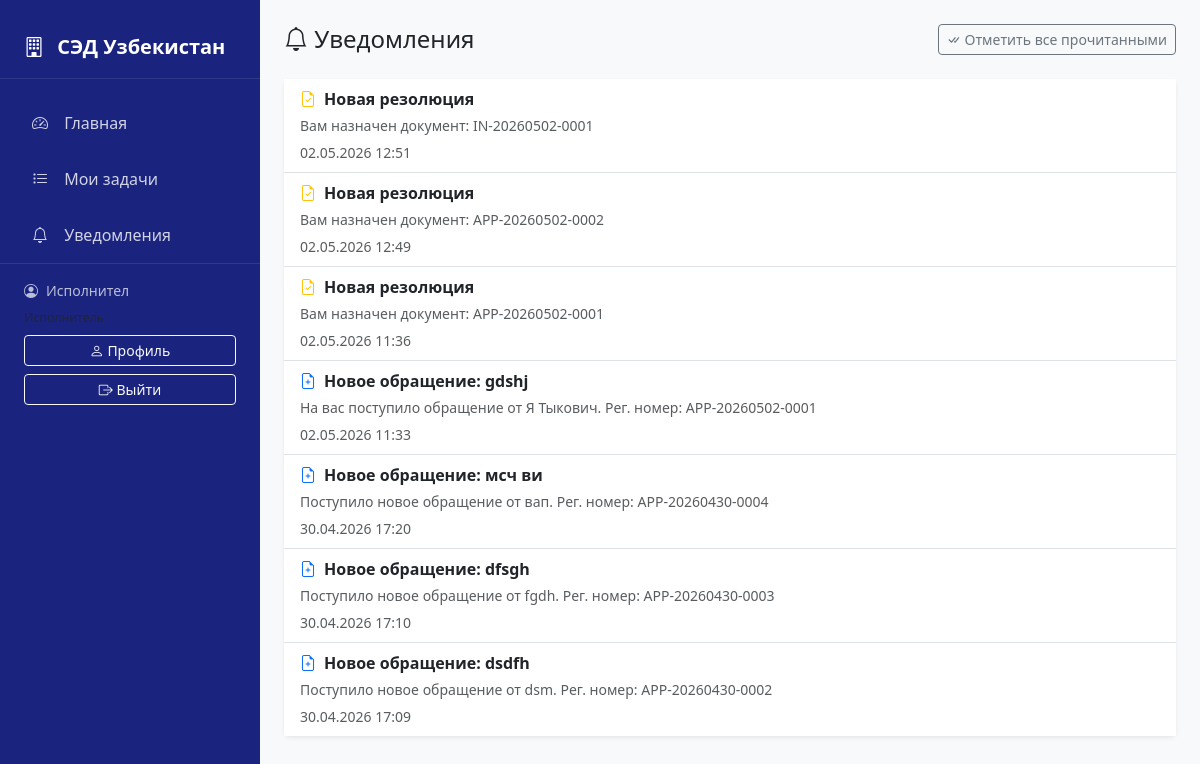
/notifications/ (signed in), run on the app's committed database.
### documents/models.py (models this page shows, shortened)
class User(AbstractUser):
    ROLE_CHOICES = [
        ('citizen', 'Гражданин'),
        ('secretary', 'Секретарь'),
        ('head', 'Руководитель'),
        ('executor', 'Исполнитель'),
        ('admin', 'Администратор'),
    ]
    role = models.CharField(max_length=20, choices=ROLE_CHOICES, default='citizen')
    full_name = models.CharField(max_length=255, blank=True)
    phone = models.CharField(max_length=20, blank=True)
    department = models.ForeignKey(
        'Department',
        on_delete=models.SET_NULL,
        null=True,
        blank=True,
        related_name='users'
    )
    class Meta:
        verbose_name = 'Пользователь'
        verbose_name_plural = 'Пользователи'
    def is_head(self):
        return self.role == 'head'
    def is_secretary(self):
        return self.role == 'secretary'
    def is_executor(self):
        return self.role == 'executor'
    def is_admin(self):
        return self.role == 'admin'
    def is_citizen(self):
        return self.role == 'citizen'

class Notification(models.Model):
    NOTIFICATION_TYPE_CHOICES = [
        ('NEW_DOCUMENT', 'Новый документ'),
        ('RESOLUTION', 'Резолюция'),
        ('DEADLINE', 'Напоминание о сроке'),
        ('OVERDUE', 'Документ просрочен'),
        ('COMPLETED', 'Задача выполнена'),
    ]
    user = models.ForeignKey(
        User,
        on_delete=models.CASCADE,
        related_name='notifications'
    )
    notification_type = models.CharField(max_length=20, choices=NOTIFICATION_TYPE_CHOICES)
    title = models.CharField(max_length=255)
    message = models.TextField()
    document = models.ForeignKey(
        Document,
        on_delete=models.CASCADE,
        null=True,
        blank=True,
        related_name='notifications'
    )
    is_read = models.BooleanField(default=False)
    created_at = models.DateTimeField(auto_now_add=True)
    class Meta:
        verbose_name = 'Уведомление'
        verbose_name_plural = 'Уведомления'
        ordering = ['-created_at']

### documents/views.py (the view)
# urls.py: path('notifications/', views.notifications, name='notifications'),
@login_required
@login_required
def notifications(request):
    notifications = Notification.objects.filter(user=request.user)
    return render(request, 'notifications.html', {'notifications': notifications})

### documents/context_processors.py (called while the page is built)
def notifications(request):
    if request.user.is_authenticated:
        unread = Notification.objects.filter(user=request.user, is_read=False)
        return {
            'notifications': unread,
            'unread_count': unread.count()
        }
    return {
        'notifications': [],
        'unread_count': 0
    }

### templates/notifications.html (shortened to what this page needs)
{% extends 'base.html' %}
{% block content %}
<div class="d-flex justify-content-between align-items-center mb-4">
  <h4 class="mb-0"><i class="bi bi-bell"></i> Уведомления</h4>
  {% if notifications %}
  <a
    href="{% url 'mark_all_notifications_read' %}"
    class="btn btn-outline-secondary btn-sm"
  >
    <i class="bi bi-check-all"></i> Отметить все прочитанными
  </a>
  {% endif %}
</div>
<div class="card border-0 shadow-sm">
  <div class="card-body p-0">
    {% if notifications %}
    <div class="list-group list-group-flush">
      {% for notification in notifications %}
      <div
        class="list-group-item {% if not notification.is_read %}bg-light{% endif %}"
      >
        <div class="d-flex justify-content-between align-items-start">
          <div class="flex-grow-1">
            <div class="d-flex align-items-center gap-2 mb-1">
              {% if notification.notification_type == 'NEW_DOCUMENT' %}
              <i class="bi bi-file-earmark-plus text-primary"></i>
              {% elif notification.notification_type == 'DOCUMENT' %}
              <i class="bi bi-file-earmark text-primary"></i>
              {% elif notification.notification_type == 'RESOLUTION' %}
              <i class="bi bi-file-earmark-check text-warning"></i>
              {% elif notification.notification_type == 'OVERDUE' %}
              <i class="bi bi-exclamation-triangle text-danger"></i>
              {% else %}
              <i class="bi bi-bell text-secondary"></i>
              {% endif %}
              <strong>
                <a href="{% url 'open_notification' notification.pk %}" class="text-decoration-none text-dark">
                  {{ notification.title }}
                </a>
              </strong>
            </div>
            <p class="mb-1 text-muted small">
              <a href="{% url 'open_notification' notification.pk %}" class="text-decoration-none text-muted">
                {{ notification.message }}
              </a>
            </p>
            <small class="text-muted"
              >{{ notification.created_at|date:"d.m.Y H:i" }}</small
            >
          </div>
        </div>
      </div>
      {% endfor %}
    </div>
    {% else %}
    <div class="text-center py-5 text-muted">
      <i class="bi bi-bell-slash d-block mb-2" style="font-size: 3rem"></i>
      <p>Уведомлений нет</p>
    </div>
    {% endif %}
  </div>
</div>
{% endblock %}

### templates/base.html (shortened to what this page needs)
<!doctype html>
<html lang="uz">
  <head>
    <link
      href="https://cdn.jsdelivr.net/npm/bootstrap@5.3.0/dist/css/bootstrap.min.css"
      rel="stylesheet"
    />
    <link
      rel="stylesheet"
      href="https://cdn.jsdelivr.net/npm/bootstrap-icons@1.11.0/font/bootstrap-icons.css"
    />
  </head>
  <body>
    <nav class="sidebar">
      <div class="brand">
        <i class="bi bi-building"></i>
        СЭД Узбекистан
      </div>
      <ul class="nav flex-column">
        <li class="nav-item">
          <a class="nav-link" href="{% url 'dashboard' %}">
            <i class="bi bi-speedometer2"></i> Главная
          </a>
        </li>
        {% if user.is_authenticated %}
        {% if user.is_executor %}
        <li class="nav-item">
          <a class="nav-link" href="{% url 'document_list' %}">
            <i class="bi bi-list-task"></i> Мои задачи
          </a>
        </li>
        {% endif %}
        <li class="nav-item">
          <a class="nav-link" href="{% url 'notifications' %}">
            <i class="bi bi-bell"></i> Уведомления
          </a>
        </li>
        {% endif %}
      </ul>
      {% if user.is_authenticated %}
      <div class="user-info">
        <div class="d-flex align-items-center mb-2">
          <i class="bi bi-person-circle me-2"></i>
          <span>{{ user.username }}</span>
        </div>
        <div class="small text-muted mb-2">{{ user.get_role_display }}</div>
        <div class="d-grid gap-2">
          <a href="{% url 'user_profile' %}" class="btn btn-sm btn-outline-light">
            <i class="bi bi-person"></i> Профиль
          </a>
          <a href="{% url 'logout' %}" class="btn btn-sm btn-outline-light">
            <i class="bi bi-box-arrow-right"></i> Выйти
          </a>
        </div>
      </div>
      {% endif %}
    </nav>
    <main class="main-content">
      {% block content %}{% endblock %}
    </main>
  </body>
</html>

### templates/base.html (style rules this page uses)
:root { --sidebar-width: 260px; }
body { min-height: 100vh; }
.sidebar { width: var(--sidebar-width); min-height: 100vh; background: #1a237e; position: fixed; left: 0; top: 0; padding-top: 1rem; }
.sidebar .nav-link { color: rgba(255, 255, 255, 0.8); padding: 0.75rem 1.25rem; border-radius: 0.5rem; margin: 0.25rem 0.75rem; transition: all 0.2s; position: relative; }
.sidebar .nav-link i { margin-right: 0.75rem; width: 1.25rem; text-align: center; }
.main-content { margin-left: var(--sidebar-width); padding: 1.5rem; min-height: 100vh; background: #f8f9fa; }
.brand { color: #fff; font-size: 1.25rem; font-weight: 600; padding: 1rem 1.5rem; border-bottom: 1px solid rgba(255, 255, 255, 0.1); margin-bottom: 1rem; }
.brand i { margin-right: 0.5rem; }
.user-info { padding: 1rem 1.5rem; border-top: 1px solid rgba(255, 255, 255, 0.1); color: rgba(255, 255, 255, 0.7); font-size: 0.875rem; }

### data on the page
User: username "Исполнител"
Notification: notification_type "RESOLUTION" (drawn), title "Новая резолюция", message "Вам назначен документ: IN-20260502-0001", created_at "02.05.2026 12:51"
Notification: notification_type "RESOLUTION" (drawn), title "Новая резолюция", message "Вам назначен документ: APP-20260502-0002", created_at "02.05.2026 12:49"
Notification: notification_type "RESOLUTION" (drawn), title "Новая резолюция", message "Вам назначен документ: APP-20260502-0001", created_at "02.05.2026 11:36"
Notification: notification_type "NEW_DOCUMENT" (drawn), title "Новое обращение: gdshj", message "На вас поступило обращение от Я Тыкович. Рег. номер: APP-20260502-0001", created_at "02.05.2026 11:33"
Notification: notification_type "NEW_DOCUMENT" (drawn), title "Новое обращение: мсч ви", message "Поступило новое обращение от вап. Рег. номер: APP-20260430-0004", created_at "30.04.2026 17:20"
Notification: notification_type "NEW_DOCUMENT" (drawn), title "Новое обращение: dfsgh", message "Поступило новое обращение от fgdh. Рег. номер: APP-20260430-0003", created_at "30.04.2026 17:10"
Notification: notification_type "NEW_DOCUMENT" (drawn), title "Новое обращение: dsdfh", message "Поступило новое обращение от dsm. Рег. номер: APP-20260430-0002", created_at "30.04.2026 17:09"
